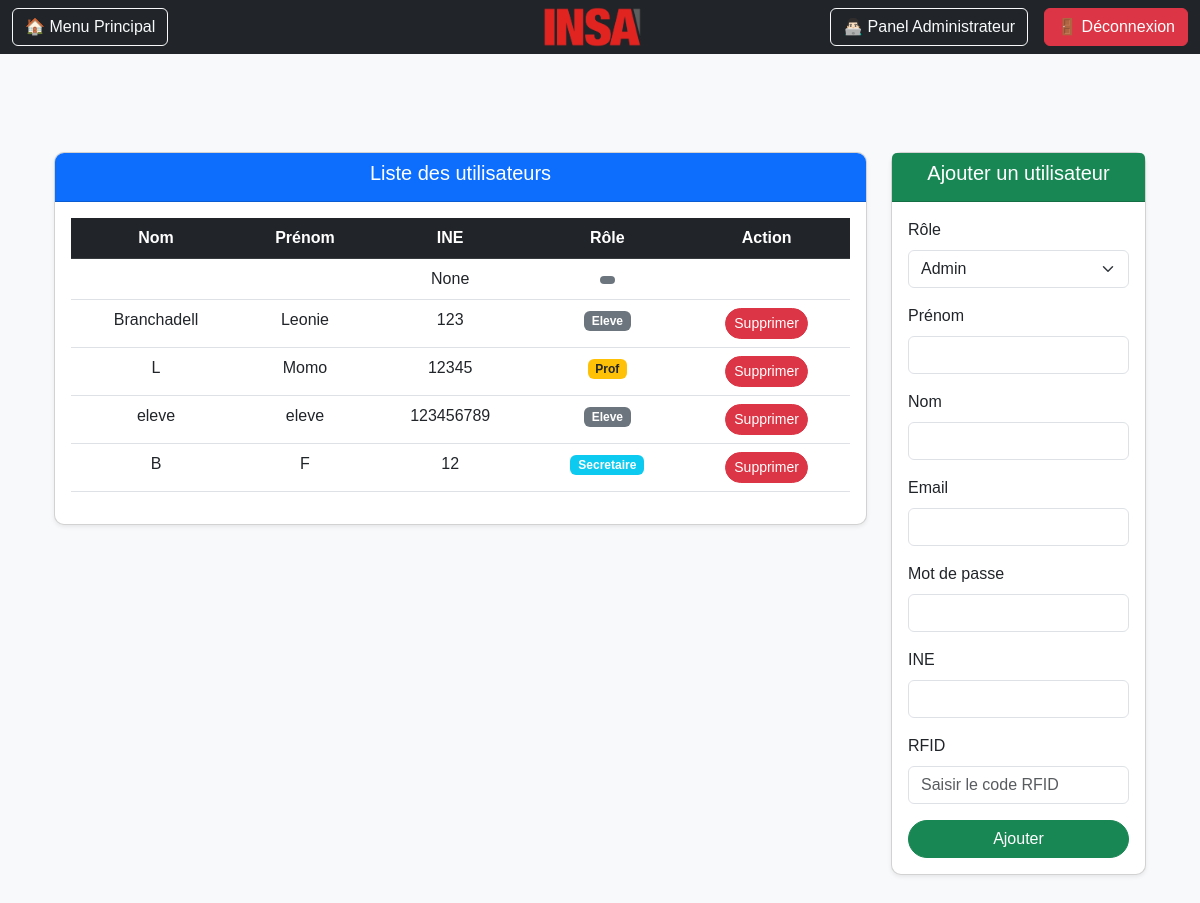
The page /users_list (signed in) on the database as committed earlier.
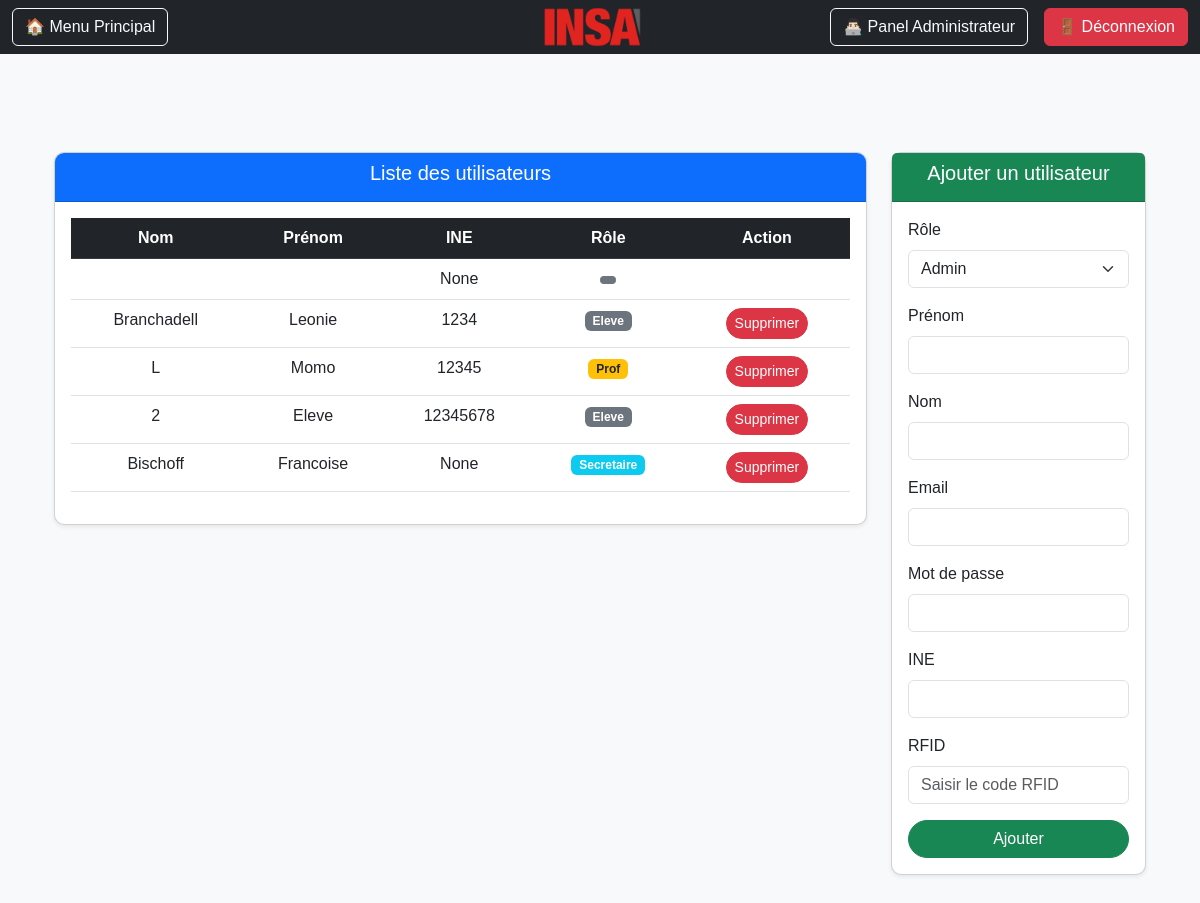
The same page on the database as committed later.
### users/models.py (models this page shows, shortened)
class CustomUser(AbstractUser):
    ROLES = [
        ('admin', 'Admin'),
        ('prof', 'Prof'),
        ('secretaire', 'Secrétaire'),
        ('eleve', 'Élève'),
    ]
    role = models.CharField(max_length=20, choices=ROLES)
    ine = models.CharField(max_length=15, blank=True, null=True)
    classe = models.ForeignKey(Classe, on_delete=models.SET_NULL, null=True, blank=True, help_text="Applicable uniquement si le rôle est Élève")
    rfid = models.CharField(max_length=15, blank=True, null=True)

### users/decorators.py (the view)
    def wrap(request, *args, **kwargs):
        if not (request.user.is_staff or request.user.role in ['prof', 'secretaire', 'admin']):
            return HttpResponseForbidden("Vous n'êtes pas autorisé à voir cette page.")
        return function(request, *args, **kwargs)

### users/views.py (called while the page is built)
@login_required
@staff_required
def users_list(request):
    users = CustomUser.objects.all()
    classes = Classe.objects.all()
    roles = CustomUser.ROLES
    return render(request, 'users_list.html', {'users': users,"classes": classes, "roles": roles})

### users/templates/users_list.html (shortened to what the changed rows need)
{% extends "base.html" %}
{% load static %}
{% block content %}
<head>
    <link rel="stylesheet" href="https://cdn.jsdelivr.net/npm/bootstrap@5.3.0/dist/css/bootstrap.min.css">
    <link rel="stylesheet" href="{% static 'css/profile.css' %}">
</head>
<body>
    <section class="users-section">
        <div class="container py-5">
            <div class="row">
                <div class="{% if user.role == 'prof' %}col-lg-12{% else %}col-lg-9{% endif %}">
                    <div class="card shadow-sm user-table">
                        <div class="card-body">
                            <table class="table table-hover text-center">
                                <thead class="table-dark">
                                    <tr>
                                        <th>Nom</th>
                                        <th>Prénom</th>
                                        <th>INE</th>
                                        <th>Rôle</th>
                                        {% if request.user.role != 'prof' %}
                                            <th>Action</th>
                                        {% endif %}
                                    </tr>
                                </thead>
                                <tbody>
                                    {% for user in users %}
                                    <tr class="user-row" onclick="window.location.href='{% url 'profile' user.id %}'">
                                        <td>{{ user.last_name }}</td>
                                        <td>{{ user.first_name }}</td>
                                        <td>{{ user.ine }}</td>
                                        <td>
                                            <span class="badge
                                                {% if user.role == 'admin' %}bg-danger
                                                {% elif user.role == 'prof' %}bg-warning text-dark
                                                {% elif user.role == 'secretaire' %}bg-info
                                                {% else %}bg-secondary{% endif %}">
                                                {{ user.role|capfirst }}
                                            </span>
                                        </td>
                                        {% if request.user.role != 'prof' %}
                                            <td>
                                                {% if request.user.role == 'secretaire' and user.role == 'admin' %}
                                                {% elif request.user.role == 'secretaire' and user.is_staff %}
                                                {% elif request.user.role == 'secretaire' and user.is_superuser %}
                                                {% elif request.user.id == user.id %}
                                                {% else %}
                                                <a href="{% url 'delete_user' user.id %}" class="btn btn-sm btn-danger"
                                                   onclick="return confirm('Supprimer cet utilisateur ?');">
                                                    Supprimer
                                                </a>
                                                {% endif %}
                                            </td>
                                        {% endif %}
                                    </tr>
                                    {% empty %}
                                    <tr>
                                        <td colspan="{% if request.user.role == 'prof' %}4{% else %}5{% endif %}" class="text-center text-muted">
                                            Aucun utilisateur trouvé.
                                        </td>
                                    </tr>
                                    {% endfor %}
                                </tbody>
                            </table>
                        </div>
                    </div>
                </div>
            </div>
        </div>
    </section>
</body>
{% endblock %}

Rows that differ between the two databases and show on the page:
removed CustomUser: last_name "eleve", first_name "eleve", ine "123456789", role "Eleve", shows "Supprimer"
removed CustomUser: last_name "B", first_name "F", ine "12", role "Secretaire", shows "Supprimer"
changed CustomUser "Branchadell": ine "123" → "1234"
added CustomUser: last_name "2", first_name "Eleve", ine "12345678", role "Eleve", shows "Supprimer"
added CustomUser: last_name "Bischoff", first_name "Francoise", ine "None", role "Secretaire", shows "Supprimer"
